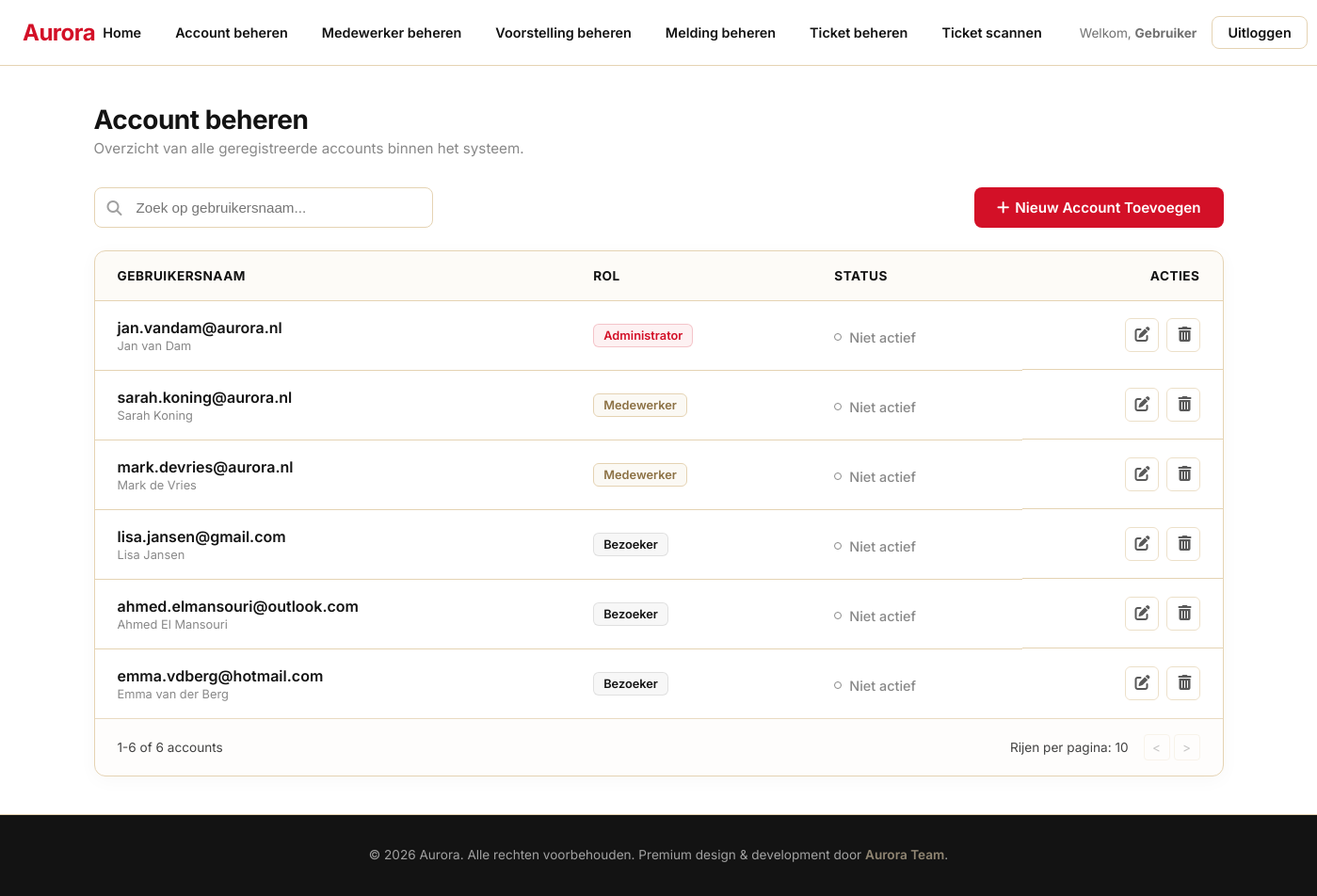
The app's page /account-registratie/account-beheren/index.php (signed in) with its own data.
### tables this page shows
CREATE TABLE Rol (
    Id INT NOT NULL AUTO_INCREMENT
    ,GebruikerId INT NOT NULL
    ,Naam VARCHAR(100) NOT NULL  
    ,IsActief BIT NOT NULL DEFAULT 1
    ,Opmerking VARCHAR(250) NULL
    ,DatumAangemaakt DATETIME(6) NOT NULL DEFAULT CURRENT_TIMESTAMP(6)
    ,DatumGewijzigd DATETIME(6) NOT NULL DEFAULT CURRENT_TIMESTAMP(6) ON UPDATE CURRENT_TIMESTAMP(6)
    ,PRIMARY KEY (Id)
    ,FOREIGN KEY (GebruikerId) REFERENCES Gebruiker(Id) ON DELETE CASCADE
);

CREATE TABLE Gebruiker (
    Id INT NOT NULL AUTO_INCREMENT
    ,Voornaam VARCHAR(50) NOT NULL
    ,Tussenvoegsel VARCHAR(10) NULL
    ,Achternaam VARCHAR(50) NOT NULL
    ,Gebruikersnaam VARCHAR(100) NOT NULL UNIQUE
    ,Wachtwoord VARCHAR(255) NOT NULL
    ,IsIngelogd BIT NOT NULL DEFAULT 0
    ,Ingelogd DATETIME NULL
    ,Uitgelogd DATETIME NULL
    ,IsActief BIT NOT NULL DEFAULT 1
    ,Opmerking VARCHAR(250) NULL
    ,DatumAangemaakt DATETIME(6) NOT NULL DEFAULT CURRENT_TIMESTAMP(6)
    ,DatumGewijzigd DATETIME(6) NOT NULL DEFAULT CURRENT_TIMESTAMP(6) ON UPDATE CURRENT_TIMESTAMP(6)
    ,PRIMARY KEY (Id)
);

### account-registratie/account-beheren/AccountController.php (called while the page is built, shortened)
<?php
require_once __DIR__ . '/AccountModel.php';
class AccountController {
    private $model;
    public function __construct(PDO $pdo) {
        $this->model = new AccountModel($pdo);
    }
    public function index() {
        $search = trim($_GET['search'] ?? '');
        $accounts = $this->model->getAllAccounts($search);
        require_once __DIR__ . '/views/index.php';
    }
}

### account-registratie/account-beheren/index.php (called while the page is built)
<?php
require_once __DIR__ . '/../../config.php';
require_once __DIR__ . '/AccountController.php';
$controller = new AccountController($pdo);
$controller->index();

### account-registratie/account-beheren/AccountModel.php (called while the page is built, shortened)
<?php
class AccountModel {
    private $pdo;
    public function __construct(PDO $pdo) {
        $this->pdo = $pdo;
    }
    public function getAllAccounts($search = '') {
        $query = "
            SELECT
                g.Id,
                g.Voornaam,
                g.Tussenvoegsel,
                g.Achternaam,
                g.Gebruikersnaam,
                g.IsActief,
                g.IsIngelogd,
                r.Naam AS RolNaam
            FROM Gebruiker g
            LEFT JOIN Rol r ON g.Id = r.GebruikerId AND r.IsActief = 1
        ";
        $query .= " ORDER BY g.Id ASC";
        $stmt = $this->pdo->prepare($query);
        if ($search !== '') {
            $stmt->execute(['search' => '%' . $search . '%']);
        } else {
            $stmt->execute();
        }
        return $stmt->fetchAll(PDO::FETCH_ASSOC);
    }
}

### account-registratie/account-beheren/views/index.php (the view, shortened to what this page needs)
<?php
$search = $search ?? '';
$accounts = $accounts ?? [];
?>
<!DOCTYPE html>
<html lang="nl">
<head>
    <link rel="stylesheet" href="style.css">
    <link rel="stylesheet" href="https://cdnjs.cloudflare.com/ajax/libs/font-awesome/6.4.2/css/all.min.css">
</head>
<body>
    <?php require_once __DIR__ . '/../../../includes/navbar.php'; ?>
    <main class="dashboard-content">
        <div class="container">
            <div class="dashboard-header-row">
                <div class="title-section">
                    <h2>Account beheren</h2>
                    <p class="subtitle">Overzicht van alle geregistreerde accounts binnen het systeem.</p>
                </div>
            </div>
            <div class="controls-row">
                <form method="get" action="" class="search-form" id="searchForm">
                    <div class="search-input-wrapper">
                        <input
                            type="text"
                            id="searchInput"
                            name="search"
                            placeholder="Zoek op gebruikersnaam..."
                            value="<?= htmlspecialchars($search) ?>"
                            autocomplete="off"
                        >
                    </div>
                </form>
                <a href="toevoegen.php" class="btn-primary">
                    <i class="fa-solid fa-plus" style="margin-right: 6px;"></i>
                    Nieuw Account Toevoegen
                </a>
            </div>
            <?php if (!empty($foutmelding)): ?>
                <div class="empty-state-card">
                    <div class="empty-icon-wrapper" style="background-color: #FEE2E2; color: #B91C1C;">
                        <i class="fa-solid fa-triangle-exclamation" style="font-size: 28px;"></i>
                    </div>
                    <h3 style="color: #B91C1C;">Systeemfout</h3>
                    <p><?= htmlspecialchars($foutmelding) ?></p>
                </div>
            <?php else: ?>
                <div class="table-card">
                    <div class="table-responsive">
                        <table>
                            <thead>
                                <tr>
                                    <th>Gebruikersnaam</th>
                                    <th>Rol</th>
                                    <th>Status</th>
                                    <th style="text-align: right;">Acties</th>
                                </tr>
                            </thead>
                            <tbody>
                                <?php foreach ($accounts as $row): ?>
                                    <?php
                                        $isIngelogdVal = $row['IsIngelogd'];
                                        $isIngelogd = ($isIngelogdVal === "\x01" || $isIngelogdVal === 1 || $isIngelogdVal === "1" || $isIngelogdVal === true);
                                    ?>
                                    <tr>
                                        <td class="username-cell">
                                            <?= htmlspecialchars($row['Gebruikersnaam']) ?>
                                            <span class="full-name"><?= htmlspecialchars(trim($row['Voornaam'] . ' ' . ($row['Tussenvoegsel'] ?? '') . ' ' . $row['Achternaam'])) ?></span>
                                        </td>
                                        <td class="role-cell">
                                            <span class="role-badge role-<?= strtolower(htmlspecialchars($row['RolNaam'] ?? 'Lid')) ?>">
                                                <?= htmlspecialchars($row['RolNaam'] ?? 'Bezoeker') ?>
                                            </span>
                                        </td>
                                        <td class="status-cell">
                                            <?php if ($isIngelogd): ?>
                                                <span class="status-indicator status-active">
                                                    <span class="status-dot"></span>
                                                    Actief
                                                </span>
                                            <?php else: ?>
                                                <span class="status-indicator status-archived">
                                                    <span class="status-dot"></span>
                                                    Niet actief
                                                </span>
                                            <?php endif; ?>
                                        </td>
                                        <td style="text-align: right;" class="actions-cell">
                                            <a href="#" class="action-btn btn-edit" title="Bewerken" onclick="alert('Bewerken is nog in ontwikkeling.'); return false;">
                                                <i class="fa-solid fa-pen-to-square"></i>
                                            </a>
                                            <a href="#" class="action-btn btn-delete" title="Archiveren/Verwijderen" onclick="alert('Archiveren is nog in ontwikkeling.'); return false;">
                                                <i class="fa-solid fa-trash-can"></i>
                                            </a>
                                        </td>
                                    </tr>
                                <?php endforeach; ?>
                            </tbody>
                        </table>
                    </div>
                    <div class="table-footer">
                        <div class="footer-info">
                            1-<?= count($accounts) ?> of <?= count($accounts) ?> accounts
                        </div>
                        <div class="footer-pagination">
                            <span class="rows-per-page">Rijen per pagina: 10</span>
                            <div class="pagination-arrows">
                                <span class="arrow disabled">&lt;</span>
                                <span class="arrow disabled">&gt;</span>
                            </div>
                        </div>
                    </div>
                </div>
            <?php endif; ?>
        </div>
    </main>
    <?php require_once __DIR__ . '/../../../includes/footer.php'; ?>
</body>
</html>

### account-registratie/account-beheren/style.css (style rules this page uses)
* { box-sizing: border-box; margin: 0; padding: 0; }
body { font-family: 'Inter', sans-serif; background-color: #FFFFFF; color: #131313; min-height: 100vh; display: flex; flex-direction: column; }
.dashboard-content { flex: 1; padding: 40px 24px; }
.container { max-width: 1200px; margin: 0 auto; }
.dashboard-header-row { margin-bottom: 32px; }
.title-section h2 { font-size: 1.75rem; font-weight: 700; color: #131313; letter-spacing: -0.5px; }
.subtitle { font-size: 0.95rem; color: #131313; opacity: 0.5; margin-top: 4px; }
.controls-row { display: flex; justify-content: space-between; align-items: center; gap: 20px; margin-bottom: 24px; flex-wrap: wrap; }
.search-form { flex: 1; max-width: 360px; }
.search-input-wrapper { position: relative; display: flex; align-items: center; }
.search-input-wrapper input { width: 100%; background-color: #FFFFFF; border: 1px solid #E5D3B3; border-radius: 8px; padding: 12px 16px 12px 44px; color: #131313; font-size: 0.95rem; outline: none; transition: all 0.2s; }
.btn-primary { display: inline-flex; align-items: center; background-color: #D31027; color: #FFFFFF; border: none; border-radius: 8px; padding: 12px 24px; font-size: 0.95rem; font-weight: 600; text-decoration: none; cursor: pointer; transition: background-color 0.2s, transform 0.1s; }
.table-card { background-color: #FFFFFF; border: 1px solid #E5D3B3; border-radius: 12px; box-shadow: 0 4px 20px rgba(19, 19, 19, 0.03); overflow: hidden; }
.table-responsive { width: 100%; overflow-x: auto; }
table { width: 100%; border-collapse: collapse; text-align: left; }
th, td { padding: 18px 24px; border-bottom: 1px solid #E5D3B3; }
th { background-color: rgba(229, 211, 179, 0.1); font-size: 0.85rem; font-weight: 700; color: #131313; text-transform: uppercase; letter-spacing: 0.5px; }
tr:last-child td { border-bottom: none; }
.username-cell { font-weight: 600; color: #131313; }
.username-cell .full-name { display: block; font-size: 0.8rem; font-weight: 400; color: #131313; opacity: 0.5; margin-top: 2px; }
.role-badge { display: inline-block; padding: 4px 10px; border-radius: 6px; font-size: 0.8rem; font-weight: 600; border: 1px solid #E5D3B3; }
.role-badge.role-administrator { background-color: rgba(211, 16, 39, 0.06); color: #D31027; border-color: rgba(211, 16, 39, 0.2); }
.role-badge.role-medewerker { background-color: rgba(229, 211, 179, 0.15); color: #8c7144; border-color: #E5D3B3; }
.role-badge.role-bezoeker { background-color: rgba(19, 19, 19, 0.03); color: #131313; border-color: rgba(19, 19, 19, 0.1); }
.status-indicator { display: inline-flex; align-items: center; gap: 8px; font-size: 0.9rem; font-weight: 500; }
.status-dot { width: 8px; height: 8px; border-radius: 50%; }
.status-archived { color: #131313; opacity: 0.5; }
.status-archived .status-dot { background-color: #FFFFFF; border: 1px solid #131313; }
.actions-cell { display: flex; justify-content: flex-end; gap: 8px; }
.action-btn { display: inline-flex; align-items: center; justify-content: center; width: 36px; height: 36px; background-color: transparent; border: 1px solid #E5D3B3; border-radius: 6px; color: #131313; opacity: 0.7; transition: all 0.2s; text-decoration: none; }
.action-btn svg, .action-btn i { width: 18px; height: 18px; }
.table-footer { display: flex; justify-content: space-between; align-items: center; padding: 16px 24px; background-color: rgba(229, 211, 179, 0.05); border-top: 1px solid #E5D3B3; font-size: 0.85rem; color: #131313; opacity: 0.8; flex-wrap: wrap; gap: 12px; }
.footer-pagination { display: flex; align-items: center; gap: 16px; }
.pagination-arrows { display: flex; gap: 4px; }
.arrow { display: inline-flex; align-items: center; justify-content: center; width: 28px; height: 28px; border: 1px solid #E5D3B3; border-radius: 4px; cursor: pointer; user-select: none; transition: all 0.2s; }
.arrow.disabled { opacity: 0.3; cursor: not-allowed; }

### records on screen
rol: GebruikerId.Gebruikersnaam "jan.vandam@aurora.nl", GebruikerId.Achternaam "Jan van Dam", Naam "Administrator"
rol: GebruikerId.Gebruikersnaam "sarah.koning@aurora.nl", GebruikerId.Achternaam "Sarah Koning", Naam "Medewerker"
rol: GebruikerId.Gebruikersnaam "mark.devries@aurora.nl", GebruikerId.Achternaam "Mark de Vries", Naam "Medewerker"
rol: GebruikerId.Gebruikersnaam "lisa.jansen@gmail.com", GebruikerId.Achternaam "Lisa Jansen", Naam "Bezoeker"
rol: GebruikerId.Gebruikersnaam "ahmed.elmansouri@outlook.com", GebruikerId.Achternaam "Ahmed El Mansouri", Naam "Bezoeker"
rol: GebruikerId.Gebruikersnaam "emma.vdberg@hotmail.com", GebruikerId.Achternaam "Emma van der Berg", Naam "Bezoeker"

### other values on screen
$_SESSION['naam'] "Gebruiker"
count($accounts) "6"
